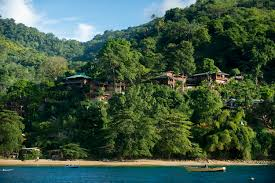
#> input picture image/costra.jpeg, 275 x 183 px, found by its file name
$ jupyter execute 3_Color_Spaces.ipynb   (shell and % lines are left out)
#> lines starting #> are read from the running program, lines starting #| are printed output that depends on the picture
<a href="https://colab.research.google.com/github/Davron030901/OpenCv/blob/main/3_Color_Spaces.ipynb" target="_parent"></a>

# **Color Spaces**

In this lesson we'll learn to:
1. View the individual channels of an RGB Image
2. Manipulate a color space
3. Introduce HSV Color Spaces

[cell 1]
# Our Setup, Import Libaries, Create our Imshow Function and Download our Images
import cv2
import numpy as np
from matplotlib import pyplot as plt

# Define our imshow function
def imshow(title = "Image", image = None, size = 10):
    w, h = image.shape[0], image.shape[1]
    aspect_ratio = w/h
    plt.figure(figsize=(size * aspect_ratio,size))
    plt.imshow(cv2.cvtColor(image, cv2.COLOR_BGR2RGB))
    plt.title(title)
    plt.show()

# Download and unzip our images

[cell 2]
# Load our input image
image = cv2.imread('/content/costra.jpeg')
#> image is the input picture: shape (183, 275, 3); mean B, G, R 67.4, 86.4, 62

# Use cv2.split to get each color space separately
B, G, R = cv2.split(image)
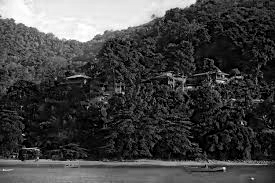
#> B: shape (183, 275); min 0, max 255, mean 67.4
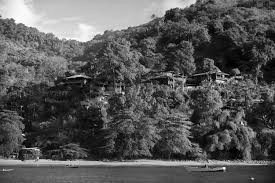
#> G: shape (183, 275); min 0, max 255, mean 86.4
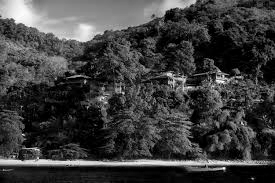
#> R: shape (183, 275); min 0, max 255, mean 62
print(B.shape)
#| (183, 275)
print(G.shape)
#| (183, 275)
print(R.shape)
#| (183, 275)

[cell 3]
 # Each color space on it's on will look like a grayscale as it lacks the other color channels
imshow("Blue Channel Only", B)

[cell 4]
# import numpy as np

# Let's create a matrix of zeros
# with dimensions of the image h x w
zeros = np.zeros(image.shape[:2], dtype = "uint8")

imshow("Red", cv2.merge([zeros, zeros, R]))
imshow("Green", cv2.merge([zeros, G, zeros]))
#> call 3 of imshow, with title = 'Green', size = 10
#> in imshow (call 3), `plt.imshow(cv2.cvtColor(image, cv2.COLOR_BGR2RGB))`:
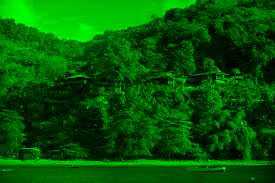
#> image: shape (183, 275, 3); mean of channels 0, 1, 2 0, 86.4, 0; drawn as B, G, R
imshow("Blue", cv2.merge([B, zeros, zeros]))
#> call 4 of imshow, with title = 'Blue', size = 10
#> in imshow (call 4), `plt.imshow(cv2.cvtColor(image, cv2.COLOR_BGR2RGB))`:
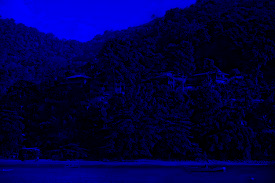
#> image: shape (183, 275, 3); mean of channels 0, 1, 2 67.4, 0, 0; drawn as B, G, R

[cell 5]
image = cv2.imread('/content/costra.jpeg')

# OpenCV's 'split' function splites the image into each color index
B, G, R = cv2.split(image)

# Let's re-make the original image,
merged = cv2.merge([B, G, R])
imshow("Merged", merged)

[cell 6]
# Let's amplify the blue color
merged = cv2.merge([B+100, G, R])
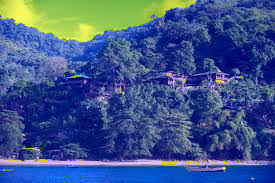
#> merged: shape (183, 275, 3); mean B, G, R 139.6, 86.4, 62
imshow("Blue Boost", merged)

## **The HSV Color Space**

- Hue: 0 - 179
- Saturation: 0 - 255
- Value (Intensity): 0 - 255

[cell 7]
# Reload our image
image = cv2.imread('/content/costra.jpeg')

# Convert to HSV
hsv_image = cv2.cvtColor(image, cv2.COLOR_BGR2HSV)
#> hsv_image: shape (183, 275, 3); mean H, S, V 63.1, 144.8, 92
imshow('HSV', hsv_image)
#> in imshow (call 7), `plt.show()`:
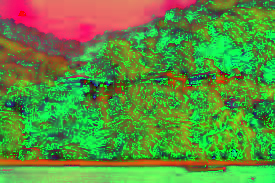
#> shown: shape (183, 275, 3); mean R, G, B 92, 144.8, 63.1

#### This looks odd....why?

Because our plotting function was designed for RGB only images, not HSV

[cell 8]
plt.imshow(cv2.cvtColor(hsv_image, cv2.COLOR_HSV2RGB))
plt.show()

### **Let's view each channel type in the HSV Color Space representation**

[cell 9]
# Switching back to viewing the RGB representation
imshow("Hue", hsv_image[:, :, 0])
#> in imshow (call 8), `plt.imshow(cv2.cvtColor(image, cv2.COLOR_BGR2RGB))`:
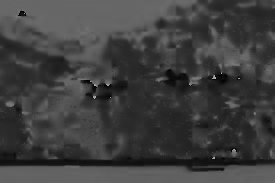
#> image: shape (183, 275); min 0, max 179, mean 63.1
imshow("Saturation", hsv_image[:, :, 1])
#> in imshow (call 9), `plt.imshow(cv2.cvtColor(image, cv2.COLOR_BGR2RGB))`:
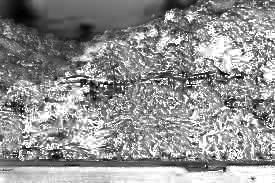
#> image: shape (183, 275); min 0, max 255, mean 144.8
imshow("Value", hsv_image[:, :, 2])
#> in imshow (call 10), `plt.imshow(cv2.cvtColor(image, cv2.COLOR_BGR2RGB))`:
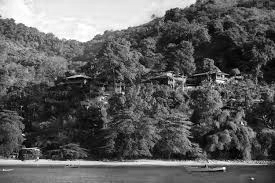
#> image: shape (183, 275); min 0, max 255, mean 92

$ run again, with image/Hillary.jpeg copied over image/costra.jpeg
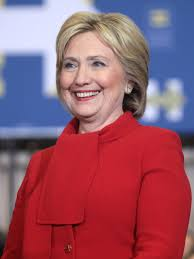
#> input picture image/Hillary.jpeg, 194 x 259 px, found by its file name
#> image is the input picture: shape (259, 194, 3); mean B, G, R 105.6, 87.4, 150
#| (259, 194)
#| (259, 194)
#| (259, 194)
#> hsv_image: shape (259, 194, 3); mean H, S, V 120, 139.1, 171.5
#> in imshow (call 7), `plt.show()`:
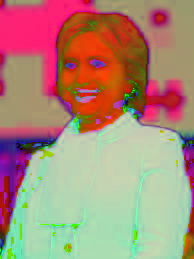
#> shown: shape (259, 194, 3); mean R, G, B 171.5, 139.1, 120
#> image: shape (259, 194)
#> in imshow (call 10), `plt.imshow(cv2.cvtColor(image, cv2.COLOR_BGR2RGB))`:
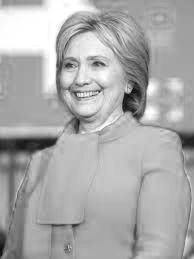
#> image: shape (259, 194); min 7, max 255, mean 171.5

$ run again, with image/Man.jpeg copied over image/costra.jpeg
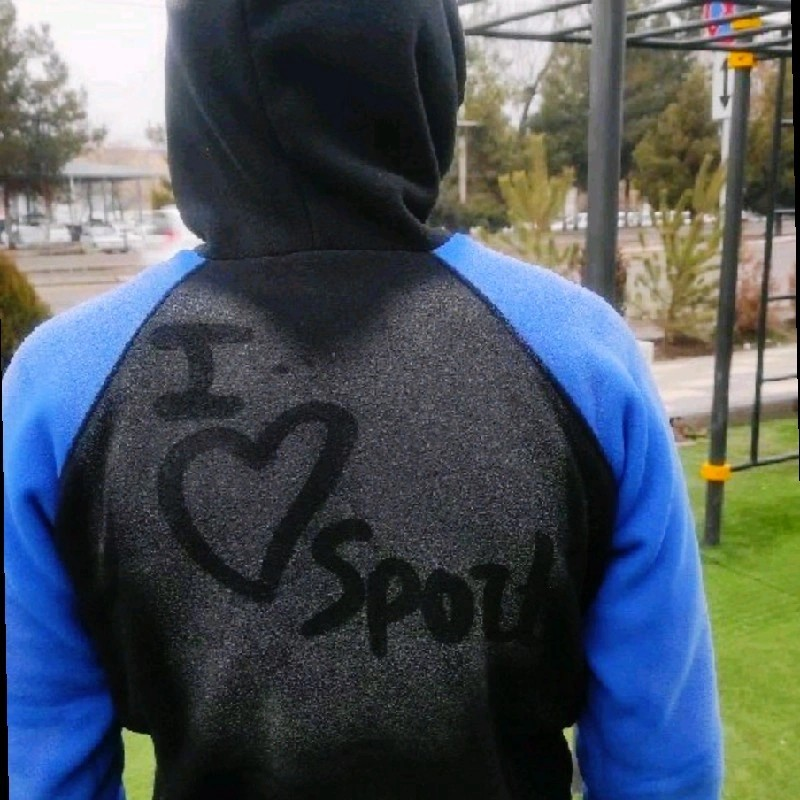
#> input picture image/Man.jpeg, 800 x 800 px, found by its file name
#> image is the input picture: shape (800, 800, 3); mean B, G, R 92.2, 84.3, 75.4
#| (800, 800)
#| (800, 800)
#| (800, 800)
#> hsv_image: shape (800, 800, 3); mean H, S, V 83.5, 81.9, 103.8
#> image: shape (800, 800)
#> in imshow (call 10), `plt.imshow(cv2.cvtColor(image, cv2.COLOR_BGR2RGB))`:
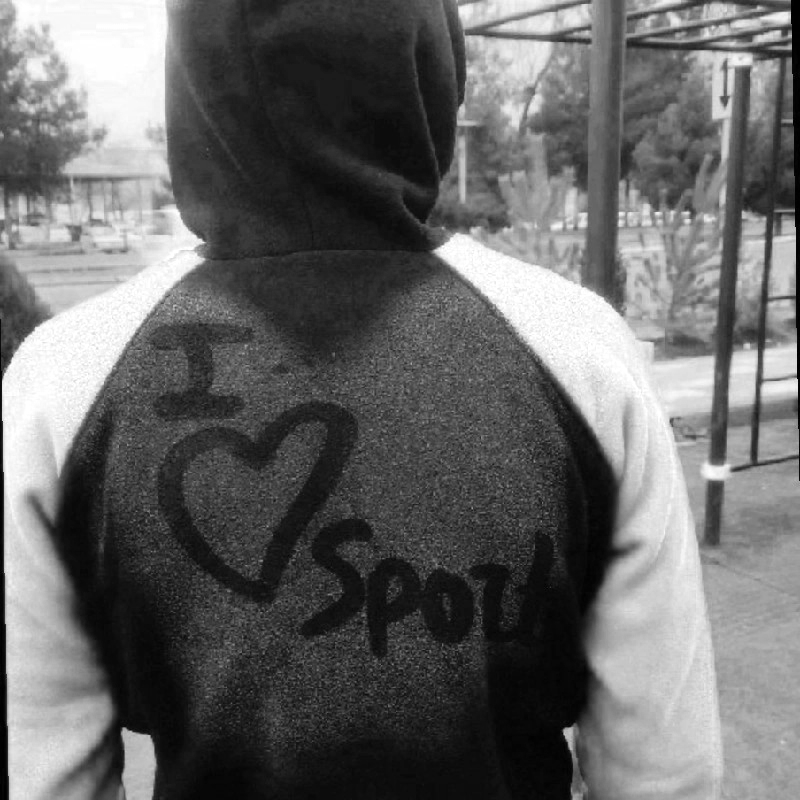
#> image: shape (800, 800); min 0, max 255, mean 103.8
